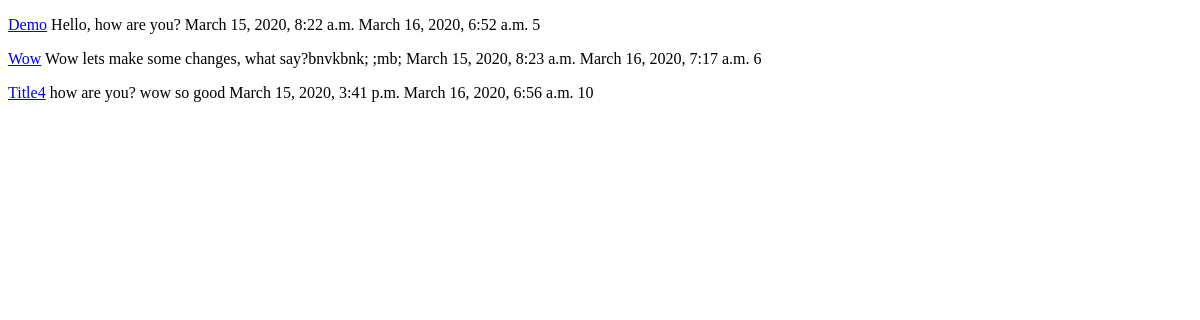
Page /post/ on the earlier database version.
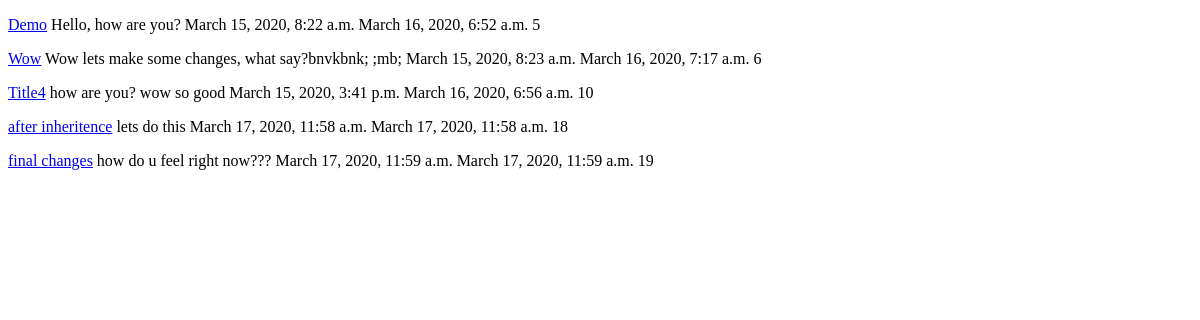
Same page on the later database version.
### posts/models.py (models this page shows, shortened)
class Post(models.Model):
    title = models.CharField(max_length=120)
    content = models.TextField()
    timestamp = models.DateTimeField(auto_now=False, auto_now_add=True)
    last_updated = models.DateTimeField(auto_now=True, auto_now_add=False)
    def get_absolute_url(self):
        return reverse('posts:detail', kwargs={'id': self.pk})
    """
        the above method is better then using {% url <url path> %}
        (vid ref 19 try django 1.9)
    """

### posts/views.py (the view)
# urls.py: path('', views.post_view, name='home'),
def post_view(request):
    posts = Post.objects.all()
    return render(request,'posts/index.html', {"posts": posts})

### templates/posts/index.html
{% extends 'base.html' %}
{% block content %}
    {% for post in posts%}
        <p>
            <a href="{{ post.get_absolute_url }}">{{ post.title }}</a>
            {{ post.content }}
            {{ post.timestamp }}
            {{ post.last_updated }}
            {{ post.pk }}
        </p>
    {% endfor%}
{% endblock content %}

### templates/base.html (shortened to what this page needs)
<!DOCTYPE html>
<html lang="en">
<head>
</head>
<body>
    <div class="container">
        {% block content %}
        {% endblock content %}
    </div>
</body>
</html>

Differences in the rows shown:
added Post: title "after inheritence", content "lets do this", timestamp "March 17, 2020, 11:58 a.m.", last_updated "March 17, 2020, 11:58 a.m.", pk "18"
added Post: title "final changes", content "how do u feel right now???", timestamp "March 17, 2020, 11:59 a.m.", last_updated "March 17, 2020, 11:59 a.m.", pk "19"
